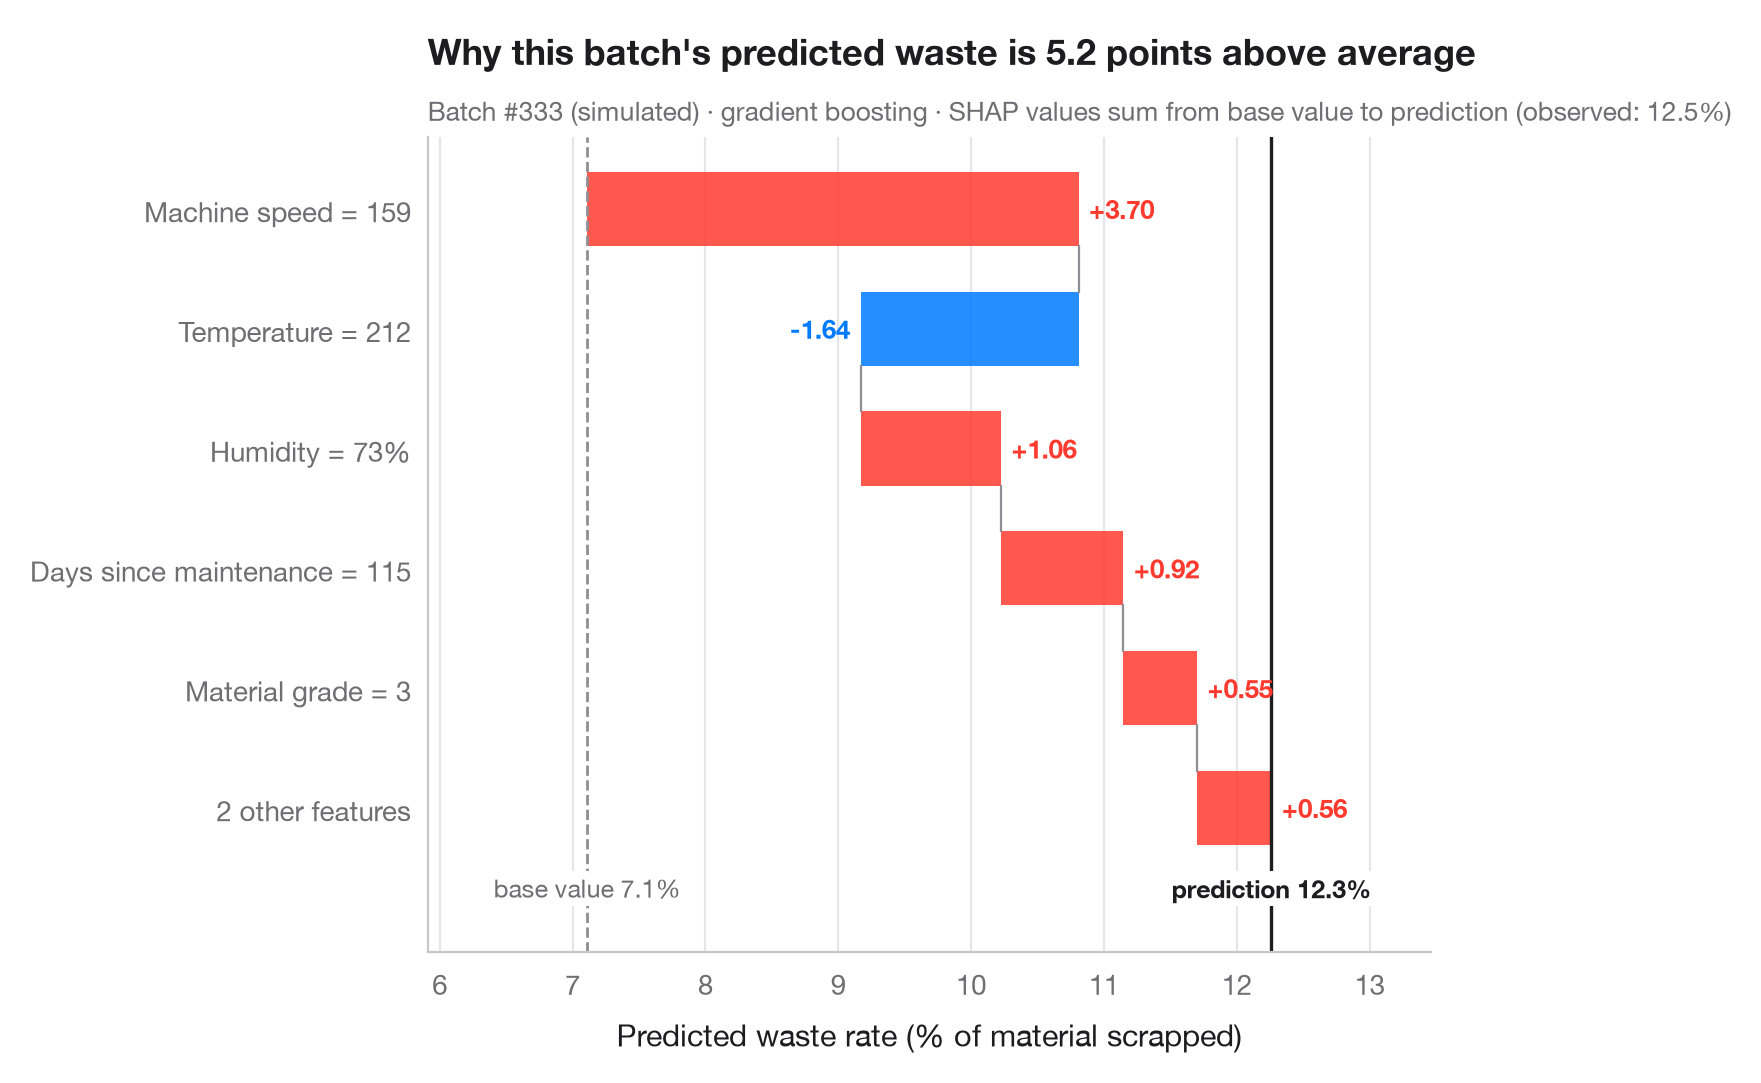

Recreate this plot in Python.
"""
title: SHAP waterfall for one prediction
summary: How each process feature moves one high-waste batch's predicted waste rate from the average to the model's output.
r: shapviz::sv_waterfall()
subcategory: advanced
tags: [SHAP, waterfall, local explanation, individual prediction, interpretability, manufacturing]
description: |
  Global charts describe the model; a waterfall explains **one** prediction.
  It starts from the base value — the model's average prediction over the
  data — and adds each feature's SHAP value in turn, largest first, until it
  reaches this batch's prediction. Red bars push the prediction up, blue bars
  pull it down; the smallest contributions are pooled into one bar so the chart
  stays readable. Because SHAP values are additive, the bars always sum exactly
  to the gap between the base value and the prediction.

  This is the chart to show when a single case must be explained — a batch
  flagged by quality control, a loan, a benefit claim. It explains what the
  **model** did, not why the outcome happens. The example is set in the context
  of Warin, d'Anglade and de Marcellis-Warin (2025, *International Journal of
  Sustainable Engineering*) on data science for waste reduction in
  manufacturing. The data are **simulated** for illustration and are *not* the
  paper's data or results: the same n = 600 production batches as in the model
  comparison. The model is a gradient-boosting regressor; SHAP values come from
  `shap.TreeExplainer`. The batch shown is a high-waste one (predicted more than
  4 points above the base value) chosen because its explanation pulls in both
  directions.
"""
import matplotlib.pyplot as plt
import numpy as np
import pandas as pd
import shap
from sklearn.ensemble import GradientBoostingRegressor
# Simulated data, set in the context of Warin, d'Anglade & de Marcellis-Warin (2025) [warin2025waste]

# Data: 600 production batches; outcome = waste rate (% of material scrapped)
rng = np.random.default_rng(2025)
n = 600
names = {"speed": "Machine speed (units/min)", "temperature": "Temperature (°C)",
         "humidity": "Humidity (%)", "experience": "Operator experience (years)",
         "maintenance": "Days since maintenance", "grade": "Material grade (1 = best)",
         "batch_size": "Batch size (kg)"}
X = pd.DataFrame({"speed": rng.uniform(80, 160, n), "temperature": rng.uniform(195, 225, n),
                  "humidity": rng.uniform(30, 75, n), "experience": rng.gamma(2, 4, n),
                  "maintenance": rng.uniform(0, 120, n), "grade": rng.integers(1, 4, n),
                  "batch_size": rng.uniform(200, 1000, n)})       # batch size has no effect
y = (2 + 0.002 * np.clip(X.speed - 110, 0, None) ** 2            # waste climbs above 110 units/min
     + 0.025 * (X.temperature - 210) ** 2                        # U-shape around the 210 °C set point
     + 3 * np.exp(-X.experience / 3)                             # novices waste more, gains fade
     + 4 * (X.humidity - 30) / 45 * X.maintenance / 120          # humidity hurts worn machines most
     + 0.6 * (X.grade - 1) + rng.normal(0, 0.7, n))
fmt = {"speed": "{:.0f}", "temperature": "{:.0f}", "humidity": "{:.0f}%", "experience": "{:.1f}",
       "maintenance": "{:.0f}", "grade": "{:.0f}", "batch_size": "{:.0f}"}
model = GradientBoostingRegressor(learning_rate=0.05, n_estimators=300, max_depth=2,
                                  subsample=0.8, random_state=0).fit(X, y)

explainer = shap.TreeExplainer(model)
base = float(np.ravel(explainer.expected_value)[0])
all_sv = explainer.shap_values(X)
# A high-waste batch whose explanation has pushes in both directions
high = np.where(all_sv.sum(axis=1) > 4)[0]
p = int(high[np.argmin(all_sv[high].min(axis=1))])
sv = all_sv[p]

# Largest contributions first; pool the rest
k = 5
idx = np.argsort(np.abs(sv))[::-1]
top, rest = idx[:k], idx[k:]
labels = [f"{names[X.columns[j]].split(' (')[0]} = {fmt[X.columns[j]].format(X.iloc[p, j])}" for j in top]
values = list(sv[top])
if len(rest):
    labels.append(f"{len(rest)} other features")
    values.append(sv[rest].sum())

fig, ax = plt.subplots(figsize=(8, 5.2))
start = base
for i, (lab, v) in enumerate(zip(labels, values)):
    c = "#FF3B30" if v > 0 else "#007AFF"
    ax.barh(i, v, left=start, color=c, alpha=0.85, height=0.62)
    ax.text(start + v + (0.08 if v > 0 else -0.08), i, f"{v:+.2f}", va="center",
            ha="left" if v > 0 else "right", fontsize=9.5, color=c, fontweight="semibold")
    if i < len(values) - 1:
        ax.plot([start + v] * 2, [i + 0.31, i + 0.69], color="#8E8E93", lw=0.8)
    start += v
ax.axvline(base, color="#8E8E93", ls="--", lw=1)
ax.axvline(start, color="#1d1d1f", lw=1.2)
bottom = len(labels) - 0.45
ax.text(base, bottom, f"base value {base:.1f}%", ha="center", va="top", fontsize=9, color="#6E6E73",
        bbox=dict(fc="white", ec="none", pad=1))
ax.text(start, bottom, f"prediction {start:.1f}%", ha="center", va="top", fontsize=9,
        color="#1d1d1f", fontweight="semibold", bbox=dict(fc="white", ec="none", pad=1))
ax.set_yticks(range(len(labels)), labels)
ax.set_ylim(len(labels) + 0.2, -0.6)
path = base + np.cumsum(values)
ax.set_xlim(min(base, *path) - 1.2, max(base, *path) + 1.2)
ax.set_xlabel("Predicted waste rate (% of material scrapped)")
ax.grid(axis="x"); ax.grid(axis="y", visible=False)
ax.set_title(f"Why this batch's predicted waste is {start - base:.1f} points above average", pad=26)
ax.text(0, 1.02, f"Batch #{p} (simulated) · gradient boosting · SHAP values sum from base value to "
        f"prediction (observed: {y.iloc[p]:.1f}%)", transform=ax.transAxes, fontsize=9.5, color="#6E6E73")
plt.show()
